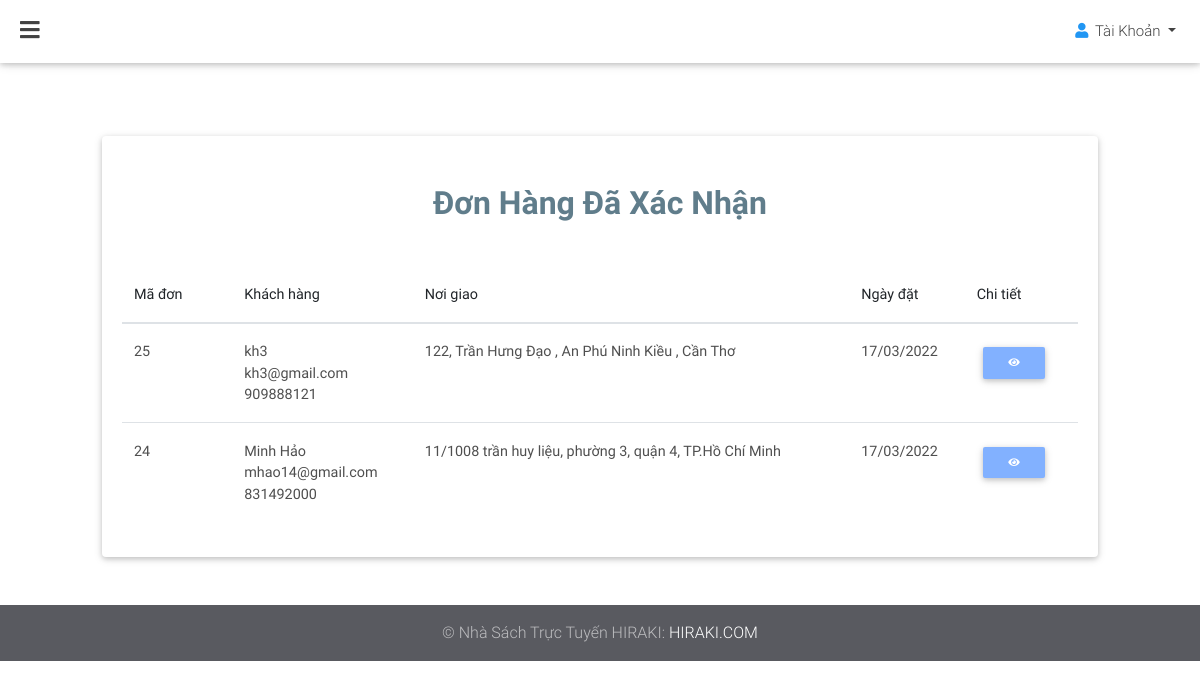
The page /admin/donhang/daxacnhan.php on the database its author committed.
### tables this page shows
CREATE TABLE `hoa_don` (
  `hd_id` int(255) NOT NULL,
  `hd_idkh` int(255) NOT NULL,
  `hd_tongtiendonhang` float NOT NULL,
  `hd_trangthai` int(255) NOT NULL,
  `hd_thoigianlapdonhang` datetime NOT NULL DEFAULT current_timestamp()
);

CREATE TABLE `dia_chi` (
  `dc_id` int(255) NOT NULL,
  `dc_idkh` int(255) NOT NULL,
  `dc_emailkh` varchar(255) NOT NULL,
  `dc_hoten` varchar(255) NOT NULL,
  `dc_sdt` int(255) NOT NULL,
  `dc_diachi` varchar(500) NOT NULL
);

### admin/donhang/daxacnhan.php (the view, shortened to what this page needs)
<?php
require "../../db.php";
$sql1 = "SELECT * FROM hoa_don as a join khach_hang as b on b.kh_id = a.hd_idkh
                                        join dia_chi as dc on b.kh_id=dc.dc_idkh
                WHERE hd_trangthai=2
                GROUP BY (hd_id) DESC
    ";
$result = mysqli_query($conn, $sql1);
?>
<!DOCTYPE html>
<html lang="en">
<head>
    <link rel="stylesheet" href="https://use.fontawesome.com/releases/v5.11.2/css/all.css">
    <link rel="stylesheet" href="../../css/bootstrap.min.css">
    <link rel="stylesheet" href="../../css/mdb.min.css">
    <link rel="stylesheet" type="text/css" href="../../css/addons/datatables.min.css">
    <link rel="stylesheet" href="../../css/addons/datatables-select.min.css">
</head>
<body class="fixed-sn white-skin white">
<header>
    <nav class="navbar fixed-top navbar-expand-lg scrolling-navbar double-nav">
        <div class="float-left">
            <a href="#" data-activates="slide-out" class="button-collapse"><i class="fas fa-bars"></i></a>
        </div>
        <ul class="nav navbar-nav nav-flex-icons ml-auto">
            <li class="nav-item dropdown">
                <a class="nav-link dropdown-toggle waves-effect" href="#" id="userDropdown" data-toggle="dropdown"
                   aria-haspopup="true" aria-expanded="false">
                    <i class="fas fa-user blue-text"></i> <span
                        class="clearfix d-none d-sm-inline-block">Tài Khoản</span>
                </a>
            </li>
        </ul>
    </nav>
</header>
<main>
    <div class="container-fluid my-5">
        <section>
            <div class="col-md-12">
                <div class="card">
                    <h2 class="mt-5 text-center blue-grey-text  font-weight-bold mb-4">
                        Đơn Hàng Đã Xác Nhận
                    </h2>
                    <div class="card-body">
                        <form action="#" method="GET" enctype="multipart/form-data">
                            <table id="dtMaterialDesignExample" class="table" cellspacing="0" width="100%">
                                <thead>
                                <tr>
                                    <th class="th-sm">Mã đơn</th>
                                    <th class="th-sm">Khách hàng</th>
                                    <th class="th-sm">Nơi giao</th>
                                    <th class="th-sm">Ngày đặt</th>
                                    <th>Chi tiết</th>
                                </tr>
                                </thead>
                                <tbody>
                                <?php
                                if ($result->num_rows > 0) {
                                    while ($row = $result->fetch_assoc()) {
                                        echo "<tr>
                                                 <td>" . $row['hd_id'] . "</td>
                                                 <td>" .$row['dc_hoten']. "<br>". $row['dc_emailkh'] . "<br>" . $row['dc_sdt'] . "</td>
                                                 <td>" . $row['dc_diachi'] . "</td>
                                                 <td>" . date('d/m/Y ', strtotime($row['hd_thoigianlapdonhang'])) . "</td>
                                                 <td>
                                                     <button type='button' class='btn btn-sm btn btn-light-blue' title='Chi tiết đơn hàng'>
                                                     <a href=\"chitietdonhang.php?iddon=" . $row['hd_id'] . "\"
                                                         class=\"white-text\"
                                                        data-toggle=\"tooltip\"
                                                        data-placement=\"top\" >
                                                     <i class=\"fas fa-eye\"></i>
                                                     </a>
                                                     </button>
                                              </td>
                                               ";
                                    }
                                }
                                ?>
                                </tbody>
                            </table>
                        </form>
                    </div>
                </div>
            </div>
        </section>
    </div>
</main>
<footer class="page-footer pt-0 mt-5">
    <div class="footer-copyright py-3 text-center">
        <div class="container-fluid">
            © Nhà Sách Trực Tuyến HIRAKI: <a href="#" target="_blank"> HIRAKI.COM </a>
        </div>
    </div>
</footer>
</body>
</html>

### rows shown on the page
hoa_don: hd_id "25", dia_chi.dc_hoten "kh3", dia_chi.dc_emailkh "kh3@gmail.com", dia_chi.dc_sdt "909888121", dia_chi.dc_diachi "122, Trần Hưng Đạo , An Phú Ninh Kiều , Cần Thơ", hd_thoigianlapdonhang "17/03/2022"
hoa_don: hd_id "24", dia_chi.dc_hoten "Minh Hảo", dia_chi.dc_emailkh "mhao14@gmail.com", dia_chi.dc_sdt "831492000", dia_chi.dc_diachi "11/1008 trần huy liệu, phường 3, quận 4, TP.Hồ Chí Minh", hd_thoigianlapdonhang "17/03/2022"
